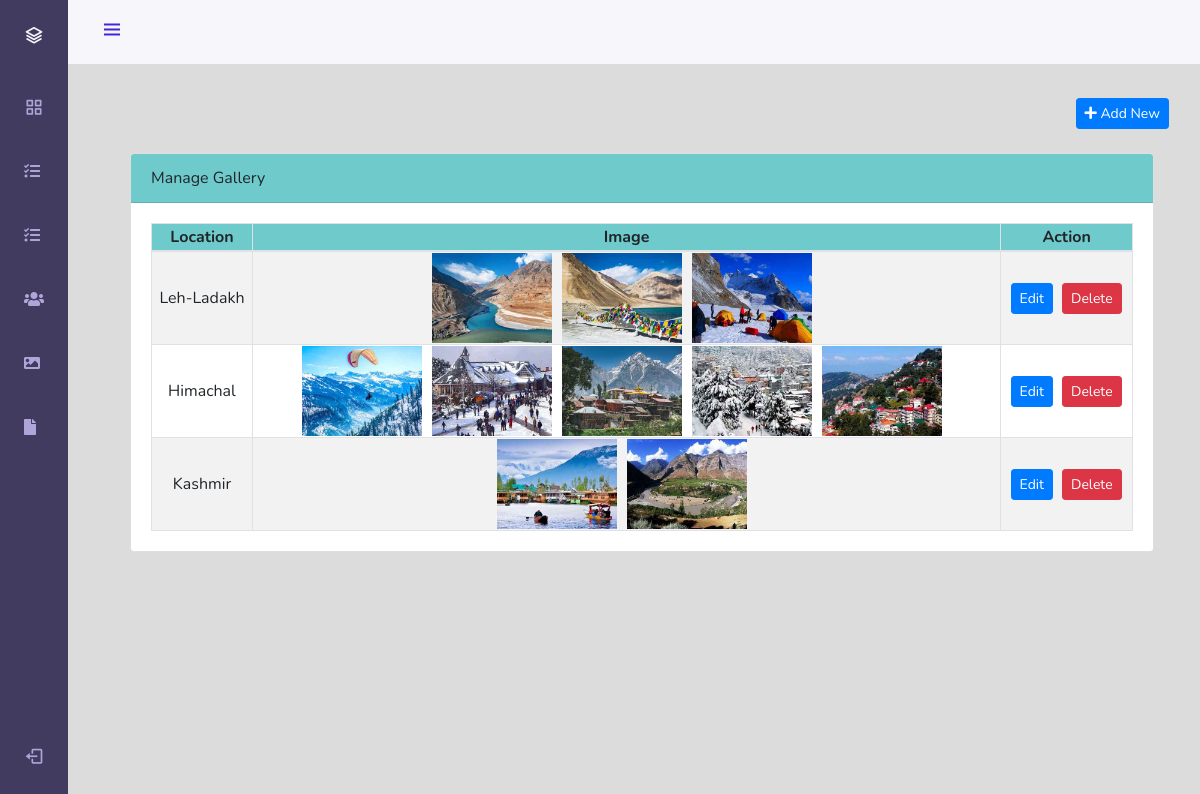
/tourism-management-system/admin/index.php?page=galleryManage (signed in), run on the app's committed database.
### tables this page shows
CREATE TABLE `tbl_gallery` (
  `id` int(11) NOT NULL,
  `location` varchar(255) NOT NULL,
  `images` text NOT NULL,
  `created_at` timestamp NOT NULL DEFAULT current_timestamp() ON UPDATE current_timestamp()
);

### tourism-management-system/admin/galleryManage.php (the view, shortened to what this page needs)
<div class="container-fluid" style="margin-top:98px">
	<div class="row">
        <div class="col-lg-12">
            <button class="btn btn-primary float-right btn-sm" data-toggle="modal" data-target="#newgallery"><i class="fa fa-plus"></i> Add New</button>
        </div>
	</div>
	    <br>
	<div class="col-lg-12">
        <div class="row">
        <div class="col-md-12">
        <div class="card">
            <div class="card-header" style="background-color: rgb(111 202 203);">
                            Manage Gallery
                        </div>
			<div class="card-body">
				<table class="table-striped table-bordered col-md-12 text-center">
                    <thead style="background-color: rgb(111 202 203);">
                        <tr>
                            <th>Location</th>
                            <th>Image</th>
                            <th>Action</th>
                        </tr>
                    </thead>
                    <tbody>
                         <?php
                           $sql = "SELECT * FROM tbl_gallery";
                            $result = mysqli_query($conn, $sql);
                            while($row=mysqli_fetch_assoc($result)) {
                                $id = $row['id'];
                                $location = $row['location'];
                                echo '<tr>
                                    <td>' .$location. '</td>
                                    <td>';
                                    $images = explode(', ', $row['images']);
                                    foreach ($images as $image) {
                                    echo '<img src="./uploads/' . $image . '" height="90" style="margin-right: 10px;">';
                                    }
                                    echo '</td>
                                    <td class="text-center">
                                        <div class="row mx-auto" style="width:112px">
                                            <button id="edit-gal" data-id="'.$id. '" class="btn btn-sm btn-primary" data-toggle="modal" data-target="#editgallery'.$id. '" type="button">Edit</button>';
                                                echo '<form action="partials/_galleryManage.php" method="POST">
                                                        <button name="removegallery" class="btn btn-sm btn-danger" style="margin-left:9px;">Delete</button>
                                                        <input type="hidden" name="Id" value="'.$id. '">
                                                    </form>';
                                    echo '</div>
                                    </td>
                                </tr>';
                            }
                        ?>
                    </tbody>
		        </table>
			</div>
		</div>
	</div>
</div>
</div>
</div>

### tourism-management-system/admin/assets/css/styles.css (style rules this page uses)
:root { --header-height: 3rem; --nav-width: 68px; --first-color: #4723D9; --first-color-light: #AFA5D9; --white-color: #F7F6FB; --body-font: 'Nunito', sans-serif; --normal-font-size: 1rem; --z-fixed: 100; }
*,::before,::after { box-sizing: border-box; }
body { position: relative; margin: var(--header-height) 0 0 0; padding: 0 1rem; font-family: var(--body-font); font-size: var(--normal-font-size); transition: .5s; }
@media screen and (min-width: 768px) { body { margin: calc(var(--header-height) + 1rem) 0 0 0; padding-left: calc(var(--nav-width) + 2rem); } }

### data on the page
tbl_gallery: location "Leh-Ladakh"
tbl_gallery: location "Himachal"
tbl_gallery: location "Kashmir"
